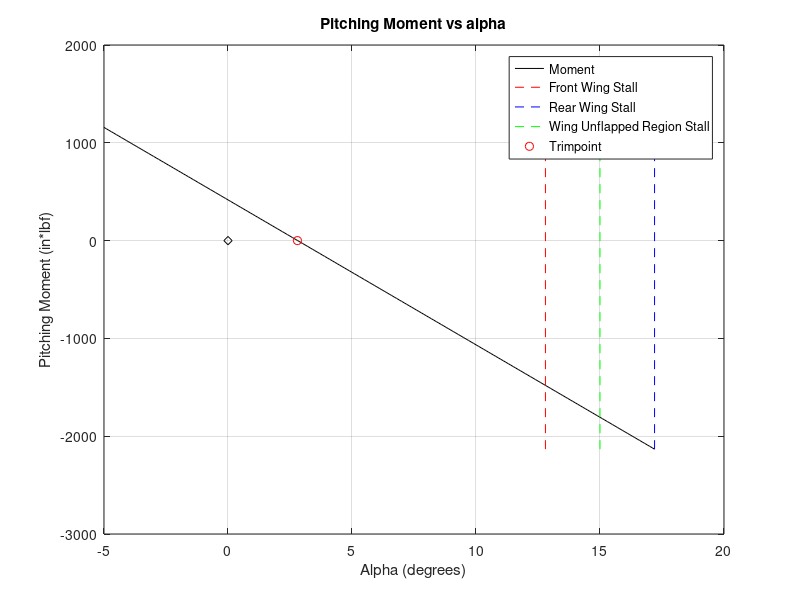

MATLAB code for this plot:
%Alexander Walsh 6/13/2024
clear
format compact

%This script plots an approximation of the longitudinal moment vs alpha for
%a tandem wing aircraft. Assumes a trapezoidal wing with control surface
%chord radios of 0.3 (optimal).

%NOTE: This script is a linear approximation, it should only be used to get
%an idea of control surface deflections for trimpoints of the aircraft

%================================= INPUT ==================================

%Wing locations, cg location (inches)
x1 = 11;
x2 = 66;
xcg = 40;
%Wing dimensions (inches)
b1 = 45.5;%TOTAL span
b2 = 88.5;%TOTAL span
CR1 = 14.22;%root chord
CR2 = 19.99;%tip chord
lambda1 = 0.6;
lambda2 = 0.5;
ai1 = 6.52;%incidence, degrees
ai2 = 2.8;%incidence, degrees
%Control surface locations (semispan startpoints as a coefficient
%from 0 to 1 of the semispan
bCS1 = 0.2;
bCS2 = 0.5;
%Control surface deflections (degrees, positive is TE up) +-45 degrees MAX
dE1 = -30;
dE2 = 30;
%airfoil characteristics (2D, degrees and degrees^-1)
CLmax = 1.78;
aStall = 15;
aZL = -1.2;
CLa = 0.104;
%other parameters
Vinf = 88;%ft/s
rho = 0.0023;%slug/cu.ft

%==========================================================================

%wing area (square inches)
S1 = (CR1+lambda1*CR1)*0.5*(b1);
S2 = (CR2+lambda2*CR2)*0.5*(b2);

%get airfoil coefficients for deflected control surfaces
%The following anonymous functions are approximated from the data in table
%10-4 of Gudmundsson sectino 10.3 for a plain flap with a chord radio cf/c
%of 0.3

CL0 = -1*aZL*CLa;
dCLmax = @(d) ((0.51)/(45))*(d);
daStall = @(d) (0.002444*((abs(d)-30).^2)-2.2).*sign(d)*-1;
dCL0 = @(d) 0.078*sqrt(abs(d)).*sign(d).*-1;

%define anonymous function for lift distribution (raymer), function of
%semispan ratio (https://www.desmos.com/calculator/t7tn69ne86)
CLratio = @(b) (sqrt((1.27^2)*(1-(b^2))))*(((0.78*b)^3.4)-0.2*b+1);

%get airfoil parameters for deflected control surfaces
CLmax1 = CLmax+dCLmax(dE1);
CLmax2 = CLmax+dCLmax(dE2);
aStall1 = aStall+daStall(dE1);
aStall2 = aStall+daStall(dE2);
CL01 = CL0+dCL0(dE1);
CL02 = CL0+dCL0(dE2);
CLa1 = (CLmax1-CL0)/aStall1;
CLa2 = (CLmax2-CL0)/aStall2;

%unit conversions (inches/square inches to ft/square ft)
b1 = b1/12; b2 = b2/12;
S1 = S1/144; S2 = S2/144;
CR1 = CR1/12; CR2 = CR2/12;
Chord1 = @(b) CR1+(lambda1*CR1-CR1)*b;
Chord2 = @(b) CR2+(lambda1*CR2-CR2)*b;

q = 0.5*rho*(Vinf^2);
%wing inner section area
Sinner1 = (CR1+Chord1(bCS1))*0.5*(bCS1)*(b1);
Sinner2 = (CR2+Chord2(bCS2))*0.5*(bCS2)*(b2);
%wing outer (flapped) section area
Souter1 = (Chord1(bCS1)+lambda1*CR1)*0.5*(1-bCS1)*(b1);
Souter2 = (Chord2(bCS2)+lambda2*CR2)*0.5*(1-bCS2)*(b2);

%for each alpha (degrees)
M1plot = [];
M2plot = [];
aPlot = [];
L1plot = [];
L2plot = [];
for a = -5:0.1:max([aStall1,aStall2])
    alpha1 = a+ai1;
    alpha2 = a+ai2;
    %Lift force lbf
    Linner1 = q*Sinner1*(CL0+CLa*alpha1);
    Louter1 = q*Souter1*(CL01+CLa1*alpha1);
    Linner2 = q*Sinner2*(CL0+CLa*alpha2);
    Louter2 = q*Souter2*(CL02+CLa2*alpha2);
    %correct for spanwise lift distribution
    Linner1 = Linner1*CLratio(bCS1*0.5);
    Louter1 = Louter1*CLratio(bCS1+(1-bCS1)*0.5);
    Linner2 = Linner2*CLratio(bCS2*0.5);
    Louter2 = Louter2*CLratio(bCS2+(1-bCS2)*0.5);
    L1 = Linner1+Louter1;
    L2 = Linner2+Louter2;
    %Pitching moment in*lbf
    M1 = (Linner1+Louter1)*(xcg-x1);
    M2 = (Linner2+Louter2)*(xcg-x2); 
    %sae data to plot
    M1plot = [M1plot,M1];
    M2plot = [M2plot,M2];
    aPlot = [aPlot,a];
    L1plot = [L1plot,L1];
    L2plot = [L2plot,L2];
    
end

%subplot(1,2,1)
Mplot = M1plot+M2plot;
[tpMoment,tpIndex] = min(abs(Mplot));
plot(aPlot,Mplot,'k')
hold on
grid on
plot([aStall1,aStall1],[min(Mplot),max(Mplot)],'r--')
plot([aStall2,aStall2],[min(Mplot),max(Mplot)],'b--')
plot([aStall,aStall],[min(Mplot),max(Mplot)],'g--')
plot(aPlot(tpIndex),0,'ro')
plot(0,0,'kd')
legend("Moment","Front Wing Stall","Rear Wing Stall","Wing Unflapped Region Stall","Trimpoint")
xlabel("Alpha (degrees)")
ylabel("Pitching Moment (in*lbf)")
title("Pitching Moment vs alpha")

%{
subplot(1,2,2)
Lplot = L1plot+L2plot;
CLplot = Lplot/(q*(S1+S2));
plot(aPlot,CLplot)
xlabel("Alpha (Degrees)")
ylabel("CL")
grid on
xlim([min(aPlot),min([aStall1,aStall2,aStall])])
title("Lift Coefficient vs alpha")

disp("  Pitching Moment Results:")
fprintf("Trimpoint at alpha: %.2f degrees\n",aPlot(tpIndex))
fprintf("Trimpoint CL: %.3f (%.2f lbf of lift)\n",CLplot(tpIndex),Lplot(tpIndex))
fprintf("(L1: %.2f lbf, L2: %.2f lbf)\n",L1plot(tpIndex),L2plot(tpIndex))
%}
if (Mplot(end)<Mplot(1))
    fprintf("Acft is statically stable\n\n")
else
    fprintf("Acft is statically unstable\n\n")
end
